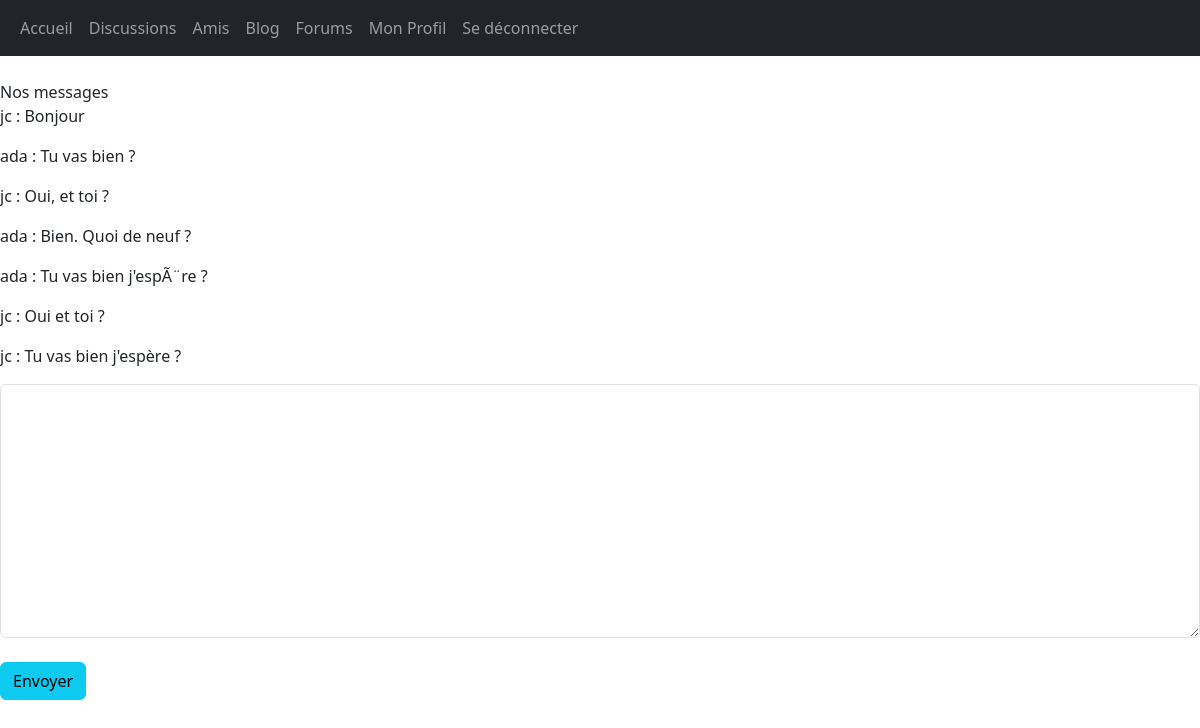
Screenshot of /ChatAcademia/index.php?chat-to=ada (signed in) with the database file from the repository.
### tables this page shows
CREATE TABLE `chats` (
  `id` int(11) NOT NULL,
  `sender` varchar(250) NOT NULL,
  `receiver` varchar(250) NOT NULL,
  `msg` varchar(10000) NOT NULL,
  `msg_date` timestamp NOT NULL ON UPDATE CURRENT_TIMESTAMP
);

### SNet/src/controllers/chats/private_chat.php (called while the page is built, shortened)
<?php
require "src/models/chats.php";
$messages = getMessages();
require "src/views/chats/private_chat.php";

### SNet/src/models/chats.php (called while the page is built, shortened)
<?php
function getMessages(){
    require "src/models/pdo.php";
    $sql = $bdd->prepare("SELECT * FROM chats WHERE (sender=? AND receiver=?) OR (sender=? AND receiver=?)");
    $username = $_SESSION['username'];
    $friend_username = $_GET['chat-to'];
    $sql->execute(array($username, $friend_username, $friend_username, $username));
    if($sql->rowCount()>0){
        while ($res = $sql->fetch()) {
            $messages[] = [
                'id'=>$res['id'],
                'sender'=>$res['sender'],
                'message'=>$res['msg'],
            ];
        }
        return $messages;
    }
}

### SNet/src/views/chats/private_chat.php (the view, shortened to what this page needs)
<?php
require "src/views/includes/header.php";
?>
<main>
    <form action="" method="post">
        <label>Nos messages</label><br>
        <?php
        if(!empty($messages)) {
            foreach ($messages as $message) {
                echo "<p>" .$message['sender'] . " : " . $message['message']."</p>";
            }
        }
        ?>
        <textarea name="message" class="form-control" cols="30" rows="10"></textarea><br>
        <input type="submit" class="btn btn-info" value="Envoyer" name="send">
    </form>
</main>
<?php
require "src/views/layout.php";
?>

### rows the page displays
chats: sender "jc", msg "Bonjour"
chats: sender "ada", msg "Tu vas bien ?"
chats: sender "jc", msg "Oui, et toi ?"
chats: sender "ada", msg "Bien. Quoi de neuf ?"
chats: sender "ada", msg "Tu vas bien j'espÃ¨re ?"
chats: sender "jc", msg "Oui et toi ?"
chats: sender "jc", msg "Tu vas bien j'espère ?"
